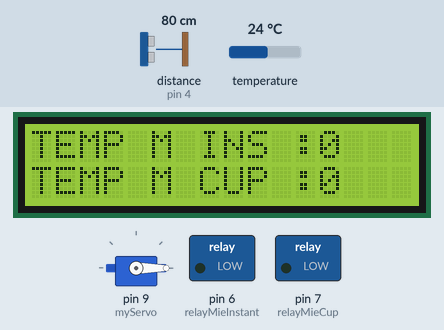
Simulated run of this sketch. Board: Arduino Uno, built with avr-gcc and run on an emulated ATmega328P. On the bench: 16×2 character LCD, servo, switched loads named in the sketch (green lamp = pin HIGH). Wiring (inferred from the names in the program): ultrasonic range finder: trigger pin 5; echo pin 4. The inputs (shaded band) are chosen by the test bench; at power-on: temperature 24 °C, distance to the obstacle (sensor on pin 4) 80 cm. The echo pulse lasts 58.3 µs per cm; pins used as bus, display or sensor lines are not drawn; what the sketch prints to the serial monitor is not drawn.

Above: at 1.3 s.
1.4 s: temperature set to 12 °C
At 3.5 s:
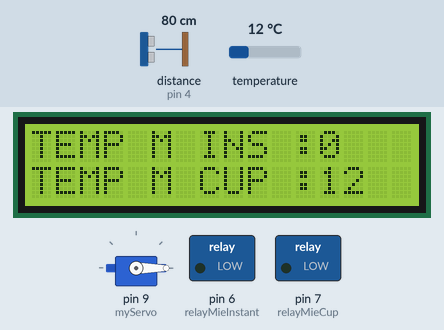
4.2 s: temperature set to 19 °C
At 6.4 s:
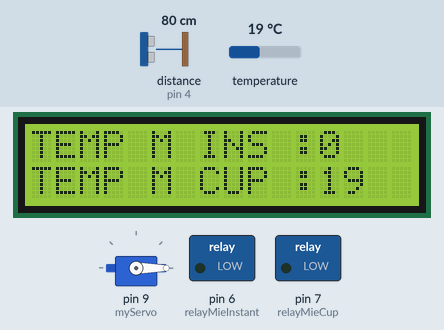
6.8 s: temperature set to 28 °C
At 9.4 s:
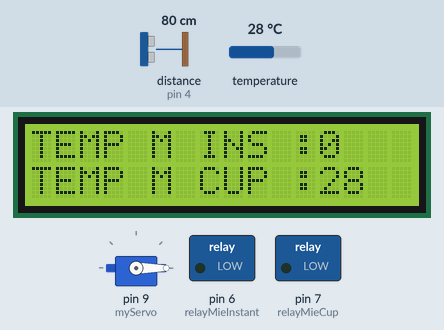
Timing chart, 0 to 10.9 s (numbered marks = the images above; inputs shaded):
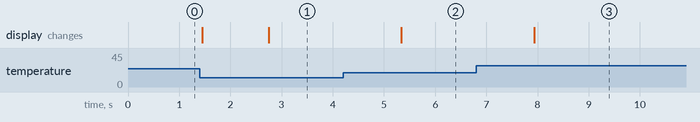

Measured:
- after the input at 1.4 s, the display: first differs from a run without the input after 1.3 s (image 1)
- after the input at 4.2 s, the display: changes after 1.1 s (image 2)
- after the input at 6.8 s, the display: changes after 1.1 s (image 3)

The sketch:

Master_Code_Sistem_Mie_Cup.ino
```cpp
/* ---------- LIBRARIES ----------- */
#include <LiquidCrystal_I2C.h>
#include <OneWire.h>
#include <DallasTemperature.h>
#include <Servo.h>

// define sensor on pin 6
#define ONE_WIRE_BUS_1 2
#define ONE_WIRE_BUS_2 3

// setup sensor
OneWire oneWire1(ONE_WIRE_BUS_1);
OneWire oneWire2(ONE_WIRE_BUS_2);

// berikan nama variabel,masukkan ke pustaka Dallas
DallasTemperature libTempMieCup(&oneWire1);
DallasTemperature libTempMieInstant(&oneWire2);

// lcd
LiquidCrystal_I2C lcd(0x27, 16, 2);

//iniatate temperature now
float tempNowMieCup = 00.00;
float tempNowMieInstant = 00.00;

// RELAY
int relayMieInstant = 6;
int relayMieCup = 7;

int statusRelayMieCup = 0;
int statusRelayMieInstant = 0;

// defines pins numbers
const int trigPin = 5;
const int echoPin = 4;

// defines variables
long duration;
int distance;

// servo
const int servo = 8;
Servo myServo;

int statusServo=0;

void setup()
{
  // put your setup code here, to run once:
  Serial.begin(9600);
  pinMode(relayMieCup, OUTPUT);
  pinMode(relayMieInstant, OUTPUT);

  // default relay off
  digitalWrite(relayMieCup, LOW);
  digitalWrite(relayMieInstant, LOW);

  // lcd i2c 16x2 setup
  lcd.init();
  lcd.backlight();
  lcd.setCursor(0, 0);
  lcd.print("WELCOME 2 SYSTEM");
  lcd.setCursor(0, 1);
  lcd.print("  START SYSTEM");
  lcd.clear();
  // ultrasonic
  pinMode(trigPin, OUTPUT); // Sets the trigPin as an Output
  pinMode(echoPin, INPUT);  // Sets the echoPin as an Input

  // temperature setup
  libTempMieCup.begin();
  libTempMieInstant.begin();

  // servo
  myServo.attach(9);
  myServo.write(0);

}

void loop()
{
  //  put your main code here, to run repeatedly:
  if (Serial.available() > 0)
  {
    char receive=Serial.read();
//    Serial.println("DATA FROM ANDROID : "+String(receive));
    /*
     * A = statusServo ON
     * B = statusServo OFF
     * C = statusRelayMieInstant ON
     * D = statusRelayMieInsant OFF
     * E = statusRelayMieCup ON
     * F = statusRelayMieCup OFF
     * G =
     * H =
     */
    if(receive == "A"){
      statusServo=1;
    }else if(receive == "B"){
      statusServo=0;
    }else if(receive == "C"){
      statusRelayMieInstant=1;
    }else if(receive == "D"){
      statusRelayMieInstant=0;
    }else if(receive == "E"){
      statusRelayMieCup=1;
    }else if(receive == "F"){
      statusRelayMieCup=0;
    }else if(receive == "G"){

    }else if(receive == "H"){

    }else{

    }
  }

  if(statusServo==1){
    myServo.write(90);
  }else{
    myServo.write(0);
  }
  relayMieInstantFunction();
  relayMieCupFunction();
  showTempInLCD();

  getTemperature();
  getDistance();
//  Serial.println("TEMP MIE CUP: "+String(tempNowMieCup));
//  Serial.println("TEMP MIE INSTANT: "+String(tempNowMieInstant));
//  Serial.println("DISTANCE : "+String(distance));
  Serial.println("#" + String(round(tempNowMieCup)) + "+" + String(round(tempNowMieInstant)) + String(distance) + "+" + String(statusRelayMieInstant) + "+" + String(statusRelayMieInstant) + "~");
//  Serial.println("#" + String(random(20,30)) + "+" + String(random(20,40)) + "+" + String(random(20,30)) + "+" + statusRelayMieInstant + "+" + statusRelayMieInstant + "~");
  delay(500);
}

void getTemperature()
{
  libTempMieCup.requestTemperatures();
  tempNowMieCup = libTempMieCup.getTempCByIndex(0);
}

void relayMieInstantFunction()
{
  if(statusRelayMieInstant==1){
    digitalWrite(relayMieInstant, HIGH);
  }else{
    digitalWrite(relayMieInstant, LOW);
  }
}

void relayMieCupFunction()
{
  if(statusRelayMieCup==1){
    digitalWrite(relayMieCup, HIGH);
  }else{
    digitalWrite(relayMieCup, LOW);
  }
}

void getDistance()
{
  // Clears the trigPin
  digitalWrite(trigPin, LOW);
  delayMicroseconds(2);
  // Sets the trigPin on HIGH state for 10 micro seconds
  digitalWrite(trigPin, HIGH);
  delayMicroseconds(10);
  digitalWrite(trigPin, LOW);
  // Reads the echoPin, returns the sound wave travel time in microseconds
  duration = pulseIn(echoPin, HIGH);
  // Calculating the distance
  distance = duration * 0.034 / 2;
}

void showTempInLCD()
{
  lcd.setCursor(0, 0);
  lcd.print("TEMP M INS :" + String(round(tempNowMieInstant)));
  lcd.setCursor(0, 1);
  lcd.print("TEMP M CUP :" + String(round(tempNowMieCup)));
}
```
